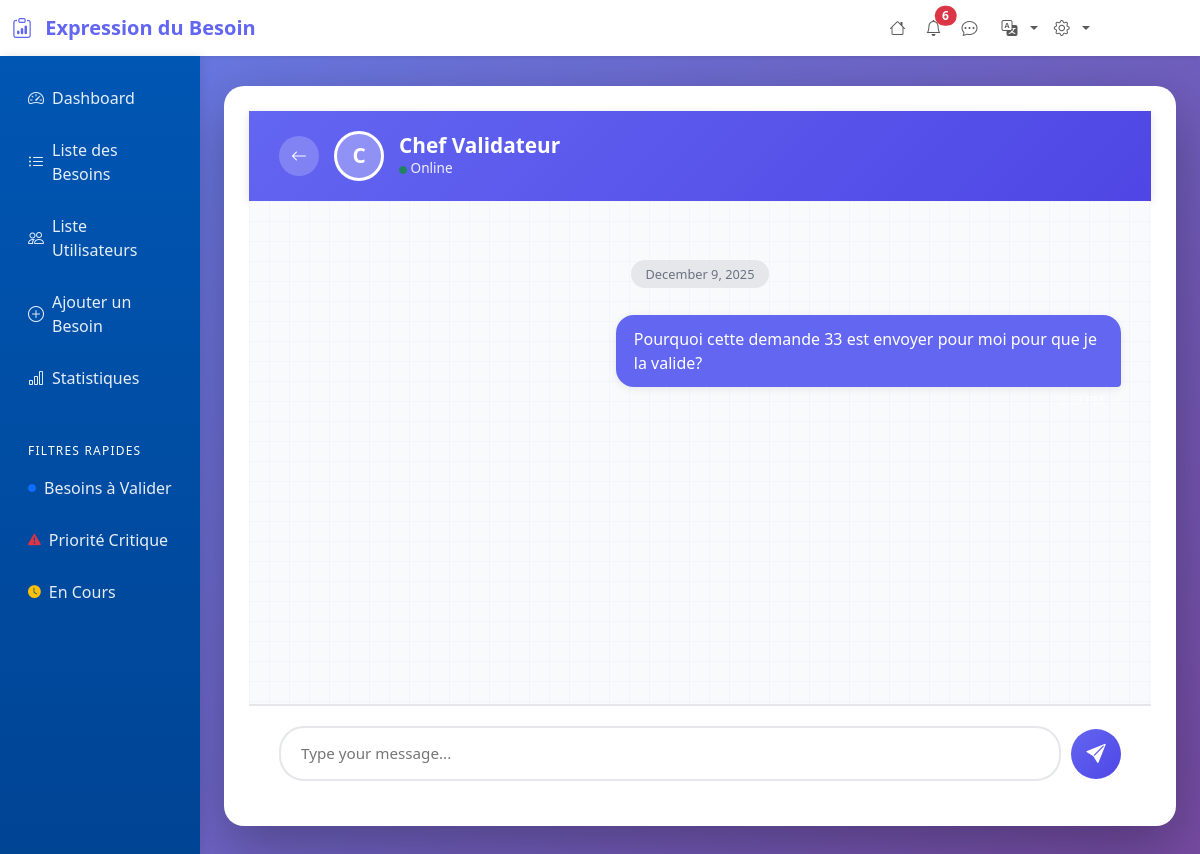
Page /chat/chat_page.php?user_id=2 (signed in) on the committed database.
### tables this page shows
CREATE TABLE `users` (
  `id` int(11) NOT NULL,
  `nom` varchar(255) NOT NULL,
  `email` varchar(255) NOT NULL,
  `password` varchar(255) NOT NULL,
  `role` enum('Demandeur','Validateur','Administrateur') NOT NULL DEFAULT 'Demandeur',
  `created_at` timestamp NOT NULL DEFAULT current_timestamp(),
  `service_id` int(11) NOT NULL DEFAULT 1
);

CREATE TABLE `conversations` (
  `id` int(11) NOT NULL,
  `sender_id` int(11) NOT NULL,
  `receiver_id` int(11) NOT NULL,
  `message` text NOT NULL,
  `sent_time` timestamp NOT NULL DEFAULT current_timestamp(),
  `is_read` tinyint(1) DEFAULT 0
);

### chat/chat_page.php (the view, shortened to what this page needs)
<?php
include '../includes/header.php';
$pdo = getConnection();
$current_user_id = $_SESSION['user_id'] ?? 1;
$chat_user_id = $_GET['user_id'] ?? null;
$sql = "SELECT id, nom FROM users WHERE id = :id";
$stmt = $pdo->prepare($sql);
$stmt->execute(['id' => $chat_user_id]);
$chat_user = $stmt->fetch(PDO::FETCH_ASSOC);
$sql = "SELECT c.*, u.nom
        FROM Conversations c
        JOIN users u ON c.sender_id = u.id
        WHERE (c.sender_id = :user1 AND c.receiver_id = :user2)
        OR (c.sender_id = :user3 AND c.receiver_id = :user4)
        ORDER BY c.sent_time ASC";
$stmt = $pdo->prepare($sql);
$stmt->execute([
    'user1' => $current_user_id,
    'user2' => $chat_user_id,
    'user3' => $chat_user_id,
    'user4' => $current_user_id]);
$messages = $stmt->fetchAll(PDO::FETCH_ASSOC);
?>
<!DOCTYPE html>
<html lang="en">
<head>
    <link href="https://cdn.jsdelivr.net/npm/bootstrap@5.3.2/dist/css/bootstrap.min.css" rel="stylesheet">
    <link rel="stylesheet" href="https://cdn.jsdelivr.net/npm/bootstrap-icons@1.11.1/font/bootstrap-icons.css">
</head>
<body>
    <div class="chat-container">
        <div class="chat-header">
            <a href="list_conversations.php" class="back-button">
                <i class="bi bi-arrow-left"></i>
            </a>
            <?php if (!empty($chat_user['avatar'])): ?>
            <img src="<?php echo htmlspecialchars($chat_user['avatar']); ?>" alt="Avatar" class="chat-user-avatar">
            <?php else: ?>
            <div class="chat-user-placeholder">
                <?php echo strtoupper(substr($chat_user['nom'], 0, 1)); ?>
            </div>
            <?php endif; ?>
            <div class="chat-user-info">
                <h2><?php echo htmlspecialchars($chat_user['nom']); ?></h2>
                <p><i class="bi bi-circle-fill text-success" style="font-size: 0.5rem;"></i> Online</p>
            </div>
        </div>
        <div class="messages-container" id="messagesContainer">
            <?php if (empty($messages)): ?>
            <div class="empty-chat">
                <i class="bi bi-chat-heart"></i>
                <h4>No messages yet</h4>
                <p>Start the conversation by sending a message</p>
            </div>
            <?php else: ?>
            <?php
                $last_date = null;
                foreach ($messages as $msg):
                    $msg_date = date('Y-m-d', strtotime($msg['sent_time']));
                    $is_sent = $msg['sender_id'] == $current_user_id;
                    if ($msg_date !== $last_date):
                        $last_date = $msg_date;
                        $today = date('Y-m-d');
                        $yesterday = date('Y-m-d', strtotime('-1 day'));
                        if ($msg_date == $today) {
                            $date_label = 'Today';
                        } elseif ($msg_date == $yesterday) {
                            $date_label = 'Yesterday';
                        } else {
                            $date_label = date('F j, Y', strtotime($msg_date));
                        }
                ?>
            <div class="date-divider">
                <span><?php echo $date_label; ?></span>
            </div>
            <?php endif; ?>
            <div class="message <?php echo $is_sent ? 'sent' : 'received'; ?>">
                <div class="message-content">
                    <div class="message-bubble">
                        <?php echo nl2br(htmlspecialchars($msg['message'])); ?>
                    </div>
                    <div class="message-time">
                        <?php if ($is_sent): ?>
                        <i class="bi bi-check2-all"></i>
                        <?php endif; ?>
                    </div>
                </div>
            </div>
            <?php endforeach; ?>
            <?php endif; ?>
        </div>
        <div class="message-input-container">
            <form method="POST" class="message-input-form" id="messageForm">
                <input type="text" name="message" class="message-input" placeholder="Type your message..."
                    autocomplete="off" required id="messageInput">
                <button type="submit" class="send-button">
                    <i class="bi bi-send-fill"></i>
                </button>
            </form>
        </div>
    </div>
</body>
</html>

### assets/css/style.css (style rules this page uses)
:root { --primary-color: #0056b3; --secondary-color: #6c757d; --success-color: #198754; --info-color: #0dcaf0; --warning-color: #ffc107; --danger-color: #dc3545; --light-color: #f8f9fa; --dark-color: #212529; --border-radius: 8px; --box-shadow: 0 4px 6px rgba(0,0,0,0.07); --transition: all 0.3s ease; }
body { background-color: #f4f6f9; font-family: 'Segoe UI', Tahoma, Geneva, Verdana, sans-serif; line-height: 1.6; }

### includes/header.php (style rules this page uses)
:root { --primary-color: #0056b3; --secondary-color: #6c757d; --success-color: #198754; --info-color: #0dcaf0; --warning-color: #ffc107; --danger-color: #dc3545; --light-color: #f8f9fa; --dark-color: #212529; }
body { background-color: #f4f6f9; font-family: 'Segoe UI', Tahoma, Geneva, Verdana, sans-serif; }
.chat-container { width: 100%; max-width: 700px; background: white; border-radius: 15px; padding: 25px; box-shadow: 0 10px 40px rgba(0, 0, 0, 0.2); animation: slideIn 0.5s ease-out; }
h2 { color: #333; margin-bottom: 20px; text-align: center; }

### chat/chat_page.php (style rules this page uses)
:root { --primary-color: #6366f1; --primary-hover: #4f46e5; --sent-bg: #6366f1; --received-bg: #f3f4f6; --border-color: #e5e7eb; }
body { background: linear-gradient(135deg, #667eea 0%, #764ba2 100%); min-height: 100vh; font-family: 'Segoe UI', Tahoma, Geneva, Verdana, sans-serif; margin: 0; padding: 0; }
.chat-container { max-width: 1000px; margin: 30px auto; background: white; border-radius: 20px; box-shadow: 0 20px 60px rgba(0, 0, 0, 0.3); overflow: hidden; display: flex; flex-direction: column; height: calc(100vh - 60px); }
.chat-header { background: linear-gradient(135deg, var(--primary-color) 0%, var(--primary-hover) 100%); color: white; padding: 20px 30px; display: flex; align-items: center; gap: 15px; box-shadow: 0 2px 10px rgba(0, 0, 0, 0.1); }
.back-button { background: rgba(255, 255, 255, 0.2); border: none; color: white; width: 40px; height: 40px; border-radius: 50%; display: flex; align-items: center; justify-content: center; cursor: pointer; transition: all 0.3s ease; text-decoration: none; }
.chat-user-placeholder { width: 50px; height: 50px; border-radius: 50%; background: rgba(255, 255, 255, 0.3); display: flex; align-items: center; justify-content: center; color: white; font-size: 1.3rem; font-weight: 600; border: 3px solid white; }
.chat-user-info h2 { margin: 0; font-size: 1.3rem; font-weight: 600; }
.chat-user-info p { margin: 0; font-size: 0.85rem; opacity: 0.9; }
.messages-container { flex: 1; overflow-y: auto; padding: 30px; background: #f9fafb; background-image: linear-gradient(rgba(99, 102, 241, 0.03) 1px, transparent 1px), linear-gradient(90deg, rgba(99, 102, 241, 0.03) 1px, transparent 1px); background-size: 20px 20px; }
.message { display: flex; margin-bottom: 20px; animation: fadeIn 0.3s ease; }
.message.sent { justify-content: flex-end; }
.message-content { max-width: 60%; display: flex; flex-direction: column; }
.message.sent .message-content { align-items: flex-end; }
.message-bubble { padding: 12px 18px; border-radius: 18px; word-wrap: break-word; position: relative; box-shadow: 0 2px 8px rgba(0, 0, 0, 0.08); }
.message.sent .message-bubble { background: var(--sent-bg); color: white; border-bottom-right-radius: 4px; }
.message-time { font-size: 0.75rem; color: #9ca3af; margin-top: 5px; display: flex; align-items: center; gap: 5px; }
.message.sent .message-time { color: rgba(255, 255, 255, 0.7); }
.message-input-container { padding: 20px 30px; background: white; border-top: 2px solid var(--border-color); }
.message-input-form { display: flex; gap: 10px; align-items: center; }
.message-input { flex: 1; padding: 14px 20px; border: 2px solid var(--border-color); border-radius: 25px; font-size: 0.95rem; transition: all 0.3s ease; }
.send-button { width: 50px; height: 50px; border-radius: 50%; background: linear-gradient(135deg, var(--primary-color), var(--primary-hover)); border: none; color: white; font-size: 1.2rem; cursor: pointer; transition: all 0.3s ease; display: flex; align-items: center; justify-content: center; }
.date-divider { text-align: center; margin: 30px 0; position: relative; }
.date-divider span { background: #e5e7eb; padding: 5px 15px; border-radius: 15px; font-size: 0.8rem; color: #6b7280; font-weight: 500; }

### rows in the picture
users: nom "C", nom "Chef Validateur"
conversations: sent_time "December 9, 2025", message "Pourquoi cette demande 33 est envoyer pour moi pour que je la valide?"

### other values in the picture
getSetence('header_title') "Expression du Besoin"
$unreadCount "6"
